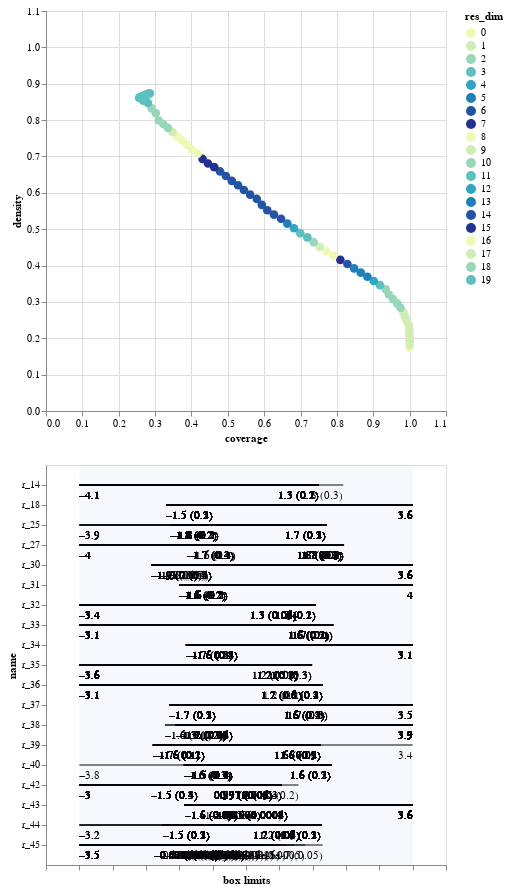

Notebook source saved alongside this figure:
### Code cell
box.inspect_tradeoff()

### Figure 1 — Vega-Lite specification as saved in the notebook (floating-point values rounded to 4 significant figures; data arrays with more than 128 entries replaced by an {"elided": "..."} marker saying what was removed)
{"config": {"view": {"continuousWidth": 300, "continuousHeight": 300}}, "vconcat": [{"data": {"name": "data-478d68a245e05ef6558b6655f7a4ff1d"}, "mark": {"type": "circle", "size": 75}, "encoding": {"color": {"field": "res_dim", "scale": {"range": ["#eff9b6", "#d0edb3", "#97d6b9", "#5dc0c0", "#31a5c2", "#1f80b8", "#2354a3", "#21318d"]}, "type": "ordinal"}, "opacity": {"condition": {"param": "param_2", "value": 1}, "value": 0.4}, "tooltip": [{"field": "id", "type": "quantitative"}, {"field": "coverage", "format": ".2", "type": "quantitative"}, {"field": "density", "format": ".2", "type": "quantitative"}, {"field": "res_dim", "type": "ordinal"}], "x": {"field": "coverage", "scale": {"domain": [0, 1.1]}, "type": "quantitative"}, "y": {"field": "density", "scale": {"domain": [0, 1.1]}, "type": "quantitative"}}, "height": 400, "name": "view_2", "width": 400}, {"layer": [{"data": {"name": "data-52611b61caa0bfa6578265be5d2c0d63"}, "mark": {"type": "rule"}, "encoding": {"x": {"axis": {"grid": false, "labels": false, "title": "box limits"}, "field": "x_lower", "scale": {"domain": [0, 1], "padding": 0.1}, "type": "quantitative"}, "x2": {"field": "x_upper"}, "y": {"field": "name", "scale": {"padding": 1.0}, "type": "nominal"}}, "transform": [{"calculate": "(datum.x1-datum.minimum)/(datum.maximum-datum.minimum)", "as": "x_lower"}, {"calculate": "(datum.x2-datum.minimum)/(datum.maximum-datum.minimum)", "as": "x_upper"}, {"filter": {"param": "param_2"}}]}, {"data": {"name": "data-52611b61caa0bfa6578265be5d2c0d63"}, "mark": {"type": "text", "align": "left", "baseline": "top", "dy": 5}, "encoding": {"text": {"field": "text", "type": "ordinal"}, "x": {"axis": {"grid": false, "labels": false, "title": "box limits"}, "field": "x_lower", "scale": {"domain": [0, 1], "padding": 0.1}, "type": "quantitative"}, "x2": {"field": "x_upper"}, "y": {"field": "name", "scale": {"padding": 1.0}, "type": "nominal"}}, "transform": [{"calculate": "(datum.x1-datum.minimum)/(datum.maximum-datum.minimum)", "as": "x_lower"}, {"calculate": "(datum.x2-datum.minimum)/(datum.maximum-datum.minimum)", "as": "x_upper"}, {"filter": {"param": "param_2"}}, {"calculate": "datum.qp_lower>0?format(datum.x1, \".2\")+\" (\"+format(datum.qp_lower, \".1~g\")+\")\" :format(datum.x1, \".2\")", "as": "text"}]}, {"data": {"name": "data-52611b61caa0bfa6578265be5d2c0d63"}, "mark": {"type": "text", "align": "right", "baseline": "top", "dy": 5}, "encoding": {"text": {"field": "text", "type": "ordinal"}, "x": {"field": "x_upper", "type": "quantitative"}, "x2": {"field": "x_upper"}, "y": {"field": "name", "scale": {"padding": 1.0}, "type": "nominal"}}, "transform": [{"calculate": "(datum.x1-datum.minimum)/(datum.maximum-datum.minimum)", "as": "x_lower"}, {"calculate": "(datum.x2-datum.minimum)/(datum.maximum-datum.minimum)", "as": "x_upper"}, {"filter": {"param": "param_2"}}, {"calculate": "datum.qp_upper>0?format(datum.x2, \".2\")+\" (\"+format(datum.qp_upper, \".1\")+\")\" :format(datum.x2, \".2\")", "as": "text"}]}, {"data": {"name": "data-97aefd6d737ded565dc732e63f74ecc6"}, "mark": {"type": "rect", "opacity": 0.05}, "encoding": {"x": {"field": "start", "type": "quantitative"}, "x2": {"field": "end"}}}, {"data": {"name": "data-4f53cda18c2baa0c0354bb5f9a3ecbe5"}, "mark": {"type": "point"}, "encoding": {"x": {"field": "x", "type": "quantitative"}, "y": {"field": "name", "type": "nominal"}}, "transform": [{"filter": {"param": "param_2"}}]}, {"data": {"name": "data-4f53cda18c2baa0c0354bb5f9a3ecbe5"}, "mark": {"type": "text", "align": "center", "baseline": "top", "dy": 5}, "encoding": {"text": {"field": "item", "type": "nominal"}, "x": {"field": "x", "type": "quantitative"}, "y": {"field": "name", "type": "nominal"}}, "transform": [{"filter": {"param": "param_2"}}]}], "width": 400}], "params": [{"name": "param_2", "select": {"type": "point", "fields": ["id"]}, "views": ["view_2"]}], "$schema": "https://vega.github.io/schema/vega-lite/v5.20.1.json", "datasets": {"data-478d68a245e05ef6558b6655f7a4ff1d": [{"coverage": 1.0, "density": 0.1742, "id": 0, "k": 871, "mass": 1.0, "mean": 0.1742, "n": 5000, "res_dim": 0}, {"coverage": 1.0, "density": 0.1834, "id": 1, "k": 871, "mass": 0.95, "mean": 0.1834, "n": 4750, "res_dim": 1}, {"coverage": 1.0, "density": 0.193, "id": 2, "k": 871, "mass": 0.9024, "mean": 0.193, "n": 4512, "res_dim": 1}, {"coverage": 1.0, "density": 0.2032, "id": 3, "k": 871, "mass": 0.8572, "mean": 0.2032, "n": 4286, "res_dim": 1}, {"coverage": 0.9989, "density": 0.2137, "id": 4, "k": 870, "mass": 0.8142, "mean": 0.2137, "n": 4071, "res_dim": 1}, {"coverage": 0.9989, "density": 0.225, "id": 5, "k": 870, "mass": 0.7734, "mean": 0.225, "n": 3867, "res_dim": 1}, {"coverage": 0.9977, "density": 0.2366, "id": 6, "k": 869, "mass": 0.7346, "mean": 0.2366, "n": 3673, "res_dim": 1}, {"coverage": 0.992, "density": 0.2476, "id": 7, "k": 864, "mass": 0.6978, "mean": 0.2476, "n": 3489, "res_dim": 1}, {"coverage": 0.9874, "density": 0.2595, "id": 8, "k": 860, "mass": 0.6628, "mean": 0.2595, "n": 3314, "res_dim": 1}, {"coverage": 0.9828, "density": 0.2719, "id": 9, "k": 856, "mass": 0.6296, "mean": 0.2719, "n": 3148, "res_dim": 1}, {"coverage": 0.9747, "density": 0.2839, "id": 10, "k": 849, "mass": 0.598, "mean": 0.2839, "n": 2990, "res_dim": 2}, {"coverage": 0.9656, "density": 0.2961, "id": 11, "k": 841, "mass": 0.568, "mean": 0.2961, "n": 2840, "res_dim": 2}, {"coverage": 0.9541, "density": 0.308, "id": 12, "k": 831, "mass": 0.5396, "mean": 0.308, "n": 2698, "res_dim": 2}, {"coverage": 0.9426, "density": 0.3203, "id": 13, "k": 821, "mass": 0.5126, "mean": 0.3203, "n": 2563, "res_dim": 2}, {"coverage": 0.9346, "density": 0.3344, "id": 14, "k": 814, "mass": 0.4868, "mean": 0.3344, "n": 2434, "res_dim": 2}, {"coverage": 0.9185, "density": 0.346, "id": 15, "k": 800, "mass": 0.4624, "mean": 0.346, "n": 2312, "res_dim": 3}, {"coverage": 0.9013, "density": 0.3575, "id": 16, "k": 785, "mass": 0.4392, "mean": 0.3575, "n": 2196, "res_dim": 4}, {"coverage": 0.884, "density": 0.3691, "id": 17, "k": 770, "mass": 0.4172, "mean": 0.3691, "n": 2086, "res_dim": 5}, {"coverage": 0.8657, "density": 0.3806, "id": 18, "k": 754, "mass": 0.3962, "mean": 0.3806, "n": 1981, "res_dim": 5}, {"coverage": 0.8473, "density": 0.3923, "id": 19, "k": 738, "mass": 0.3762, "mean": 0.3923, "n": 1881, "res_dim": 5}, {"coverage": 0.8289, "density": 0.4043, "id": 20, "k": 722, "mass": 0.3572, "mean": 0.4043, "n": 1786, "res_dim": 6}, {"coverage": 0.8094, "density": 0.4157, "id": 21, "k": 705, "mass": 0.3392, "mean": 0.4157, "n": 1696, "res_dim": 7}, {"coverage": 0.7899, "density": 0.4271, "id": 22, "k": 688, "mass": 0.3222, "mean": 0.4271, "n": 1611, "res_dim": 8}, {"coverage": 0.7715, "density": 0.4392, "id": 23, "k": 672, "mass": 0.306, "mean": 0.4392, "n": 1530, "res_dim": 8}, {"coverage": 0.7532, "density": 0.4515, "id": 24, "k": 656, "mass": 0.2906, "mean": 0.4515, "n": 1453, "res_dim": 9}, {"coverage": 0.7359, "density": 0.4645, "id": 25, "k": 641, "mass": 0.276, "mean": 0.4645, "n": 1380, "res_dim": 10}, {"coverage": 0.7187, "density": 0.4775, "id": 26, "k": 626, "mass": 0.2622, "mean": 0.4775, "n": 1311, "res_dim": 11}, {"coverage": 0.6992, "density": 0.4892, "id": 27, "k": 609, "mass": 0.249, "mean": 0.4892, "n": 1245, "res_dim": 11}, {"coverage": 0.682, "density": 0.5025, "id": 28, "k": 594, "mass": 0.2364, "mean": 0.5025, "n": 1182, "res_dim": 12}, {"coverage": 0.6636, "density": 0.5152, "id": 29, "k": 578, "mass": 0.2244, "mean": 0.5152, "n": 1122, "res_dim": 13}, {"coverage": 0.6464, "density": 0.5286, "id": 30, "k": 563, "mass": 0.213, "mean": 0.5286, "n": 1065, "res_dim": 14}, {"coverage": 0.6269, "density": 0.5401, "id": 31, "k": 546, "mass": 0.2022, "mean": 0.5401, "n": 1011, "res_dim": 14}, {"coverage": 0.6085, "density": 0.5521, "id": 32, "k": 530, "mass": 0.192, "mean": 0.5521, "n": 960, "res_dim": 14}, {"coverage": 0.5936, "density": 0.5669, "id": 33, "k": 517, "mass": 0.1824, "mean": 0.5669, "n": 912, "res_dim": 14}, {"coverage": 0.5798, "density": 0.5831, "id": 34, "k": 505, "mass": 0.1732, "mean": 0.5831, "n": 866, "res_dim": 14}, {"coverage": 0.5614, "density": 0.5949, "id": 35, "k": 489, "mass": 0.1644, "mean": 0.5949, "n": 822, "res_dim": 14}, {"coverage": 0.5442, "density": 0.6077, "id": 36, "k": 474, "mass": 0.156, "mean": 0.6077, "n": 780, "res_dim": 14}, {"coverage": 0.5281, "density": 0.6208, "id": 37, "k": 460, "mass": 0.1482, "mean": 0.6208, "n": 741, "res_dim": 14}, {"coverage": 0.5109, "density": 0.633, "id": 38, "k": 445, "mass": 0.1406, "mean": 0.633, "n": 703, "res_dim": 14}, {"coverage": 0.4948, "density": 0.6462, "id": 39, "k": 431, "mass": 0.1334, "mean": 0.6462, "n": 667, "res_dim": 14}, {"coverage": 0.4788, "density": 0.6588, "id": 40, "k": 417, "mass": 0.1266, "mean": 0.6588, "n": 633, "res_dim": 14}, {"coverage": 0.4627, "density": 0.6705, "id": 41, "k": 403, "mass": 0.1202, "mean": 0.6705, "n": 601, "res_dim": 15}, {"coverage": 0.4455, "density": 0.6807, "id": 42, "k": 388, "mass": 0.114, "mean": 0.6807, "n": 570, "res_dim": 15}, {"coverage": 0.4305, "density": 0.6932, "id": 43, "k": 375, "mass": 0.1082, "mean": 0.6932, "n": 541, "res_dim": 15}, {"coverage": 0.4168, "density": 0.7076, "id": 44, "k": 363, "mass": 0.1026, "mean": 0.7076, "n": 513, "res_dim": 16}, {"coverage": 0.4018, "density": 0.7187, "id": 45, "k": 350, "mass": 0.0974, "mean": 0.7187, "n": 487, "res_dim": 16}, {"coverage": 0.3881, "density": 0.7316, "id": 46, "k": 338, "mass": 0.0924, "mean": 0.7316, "n": 462, "res_dim": 16}, {"coverage": 0.3743, "density": 0.7443, "id": 47, "k": 326, "mass": 0.0876, "mean": 0.7443, "n": 438, "res_dim": 16}, {"coverage": 0.3605, "density": 0.7548, "id": 48, "k": 314, "mass": 0.0832, "mean": 0.7548, "n": 416, "res_dim": 16}, {"coverage": 0.3479, "density": 0.7671, "id": 49, "k": 303, "mass": 0.079, "mean": 0.7671, "n": 395, "res_dim": 17}, {"coverage": 0.3352, "density": 0.7787, "id": 50, "k": 292, "mass": 0.075, "mean": 0.7787, "n": 375, "res_dim": 18}, {"coverage": 0.3226, "density": 0.7893, "id": 51, "k": 281, "mass": 0.0712, "mean": 0.7893, "n": 356, "res_dim": 18}, {"coverage": 0.31, "density": 0.7988, "id": 52, "k": 270, "mass": 0.0676, "mean": 0.7988, "n": 338, "res_dim": 18}, {"coverage": 0.302, "density": 0.8193, "id": 53, "k": 263, "mass": 0.0642, "mean": 0.8193, "n": 321, "res_dim": 18}, {"coverage": 0.2905, "density": 0.8322, "id": 54, "k": 253, "mass": 0.0608, "mean": 0.8322, "n": 304, "res_dim": 18}, {"coverage": 0.2801, "density": 0.8472, "id": 55, "k": 244, "mass": 0.0576, "mean": 0.8472, "n": 288, "res_dim": 19}, {"coverage": 0.2675, "density": 0.8535, "id": 56, "k": 233, "mass": 0.0546, "mean": 0.8535, "n": 273, "res_dim": 19}, {"coverage": 0.256, "density": 0.861, "id": 57, "k": 223, "mass": 0.0518, "mean": 0.861, "n": 259, "res_dim": 19}, {"coverage": 0.2572, "density": 0.8615, "id": 58, "k": 224, "mass": 0.052, "mean": 0.8615, "n": 260, "res_dim": 19}, {"coverage": 0.2583, "density": 0.8621, "id": 59, "k": 225, "mass": 0.0522, "mean": 0.8621, "n": 261, "res_dim": 19}, {"coverage": 0.2595, "density": 0.8626, "id": 60, "k": 226, "mass": 0.0524, "mean": 0.8626, "n": 262, "res_dim": 19}, {"coverage": 0.2606, "density": 0.8631, "id": 61, "k": 227, "mass": 0.0526, "mean": 0.8631, "n": 263, "res_dim": 19}, {"coverage": 0.2618, "density": 0.8636, "id": 62, "k": 228, "mass": 0.0528, "mean": 0.8636, "n": 264, "res_dim": 19}, {"coverage": 0.2629, "density": 0.8642, "id": 63, "k": 229, "mass": 0.053, "mean": 0.8642, "n": 265, "res_dim": 19}, {"coverage": 0.2641, "density": 0.8647, "id": 64, "k": 230, "mass": 0.0532, "mean": 0.8647, "n": 266, "res_dim": 19}, {"coverage": 0.2652, "density": 0.8652, "id": 65, "k": 231, "mass": 0.0534, "mean": 0.8652, "n": 267, "res_dim": 19}, {"coverage": 0.2664, "density": 0.8657, "id": 66, "k": 232, "mass": 0.0536, "mean": 0.8657, "n": 268, "res_dim": 19}, {"coverage": 0.2675, "density": 0.8662, "id": 67, "k": 233, "mass": 0.0538, "mean": 0.8662, "n": 269, "res_dim": 19}, {"coverage": 0.2687, "density": 0.8667, "id": 68, "k": 234, "mass": 0.054, "mean": 0.8667, "n": 270, "res_dim": 19}, {"coverage": 0.2698, "density": 0.8672, "id": 69, "k": 235, "mass": 0.0542, "mean": 0.8672, "n": 271, "res_dim": 19}, {"coverage": 0.271, "density": 0.8676, "id": 70, "k": 236, "mass": 0.0544, "mean": 0.8676, "n": 272, "res_dim": 19}, {"coverage": 0.2721, "density": 0.8681, "id": 71, "k": 237, "mass": 0.0546, "mean": 0.8681, "n": 273, "res_dim": 19}, {"coverage": 0.2732, "density": 0.8686, "id": 72, "k": 238, "mass": 0.0548, "mean": 0.8686, "n": 274, "res_dim": 19}, {"coverage": 0.2744, "density": 0.8691, "id": 73, "k": 239, "mass": 0.055, "mean": 0.8691, "n": 275, "res_dim": 19}, {"coverage": 0.2755, "density": 0.8696, "id": 74, "k": 240, "mass": 0.0552, "mean": 0.8696, "n": 276, "res_dim": 19}, {"coverage": 0.2767, "density": 0.87, "id": 75, "k": 241, "mass": 0.0554, "mean": 0.87, "n": 277, "res_dim": 19}, {"coverage": 0.2778, "density": 0.8705, "id": 76, "k": 242, "mass": 0.0556, "mean": 0.8705, "n": 278, "res_dim": 19}, {"coverage": 0.279, "density": 0.871, "id": 77, "k": 243, "mass": 0.0558, "mean": 0.871, "n": 279, "res_dim": 19}, {"coverage": 0.2813, "density": 0.8719, "id": 78, "k": 245, "mass": 0.0562, "mean": 0.8719, "n": 281, "res_dim": 19}, {"coverage": 0.2836, "density": 0.8728, "id": 79, "k": 247, "mass": 0.0566, "mean": 0.8728, "n": 283, "res_dim": 19}, {"coverage": 0.2859, "density": 0.8737, "id": 80, "k": 249, "mass": 0.057, "mean": 0.8737, "n": 285, "res_dim": 19}], "data-52611b61caa0bfa6578265be5d2c0d63": {"elided": "1016 records"}, "data-97aefd6d737ded565dc732e63f74ecc6": [{"start": 0, "end": 1}], "data-4f53cda18c2baa0c0354bb5f9a3ecbe5": []}}
